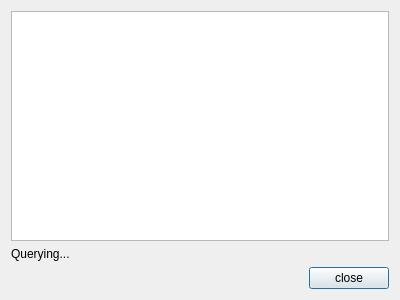
<?xml version="1.0" encoding="UTF-8"?>
<ui version="4.0">
 <class>ServiceDiscovery</class>
 <widget class="QDialog" name="ServiceDiscovery">
  <property name="geometry">
   <rect>
    <x>0</x>
    <y>0</y>
    <width>400</width>
    <height>300</height>
   </rect>
  </property>
  <property name="windowTitle">
   <string>Dialog</string>
  </property>
  <layout class="QVBoxLayout" name="verticalLayout">
   <item>
    <widget class="QListWidget" name="list"/>
   </item>
   <item>
    <widget class="QLabel" name="status">
     <property name="text">
      <string>Querying...</string>
     </property>
    </widget>
   </item>
   <item>
    <layout class="QHBoxLayout" name="horizontalLayout">
     <item>
      <spacer name="horizontalSpacer">
       <property name="orientation">
        <enum>Qt::Horizontal</enum>
       </property>
       <property name="sizeHint" stdset="0">
        <size>
         <width>40</width>
         <height>20</height>
        </size>
       </property>
      </spacer>
     </item>
     <item>
      <widget class="QPushButton" name="close">
       <property name="text">
        <string>close</string>
       </property>
      </widget>
     </item>
    </layout>
   </item>
  </layout>
 </widget>
 <resources/>
 <connections>
  <connection>
   <sender>close</sender>
   <signal>clicked()</signal>
   <receiver>ServiceDiscovery</receiver>
   <slot>close()</slot>
   <hints>
    <hint type="sourcelabel">
     <x>343</x>
     <y>275</y>
    </hint>
    <hint type="destinationlabel">
     <x>199</x>
     <y>149</y>
    </hint>
   </hints>
  </connection>
 </connections>
</ui>
